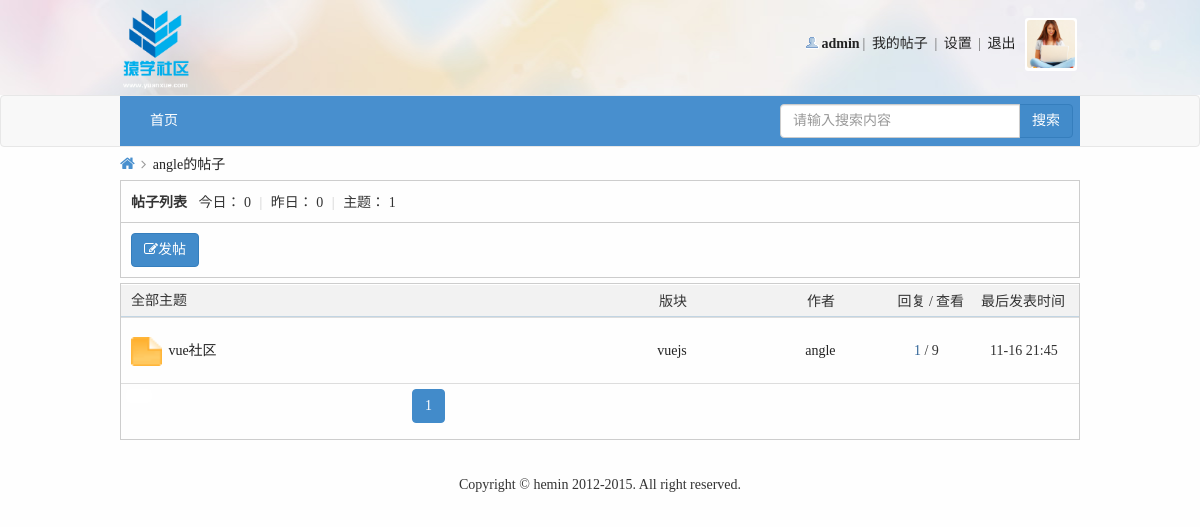
/userPost.php?uid=15 (signed in), run on an earlier commit of the app's database.
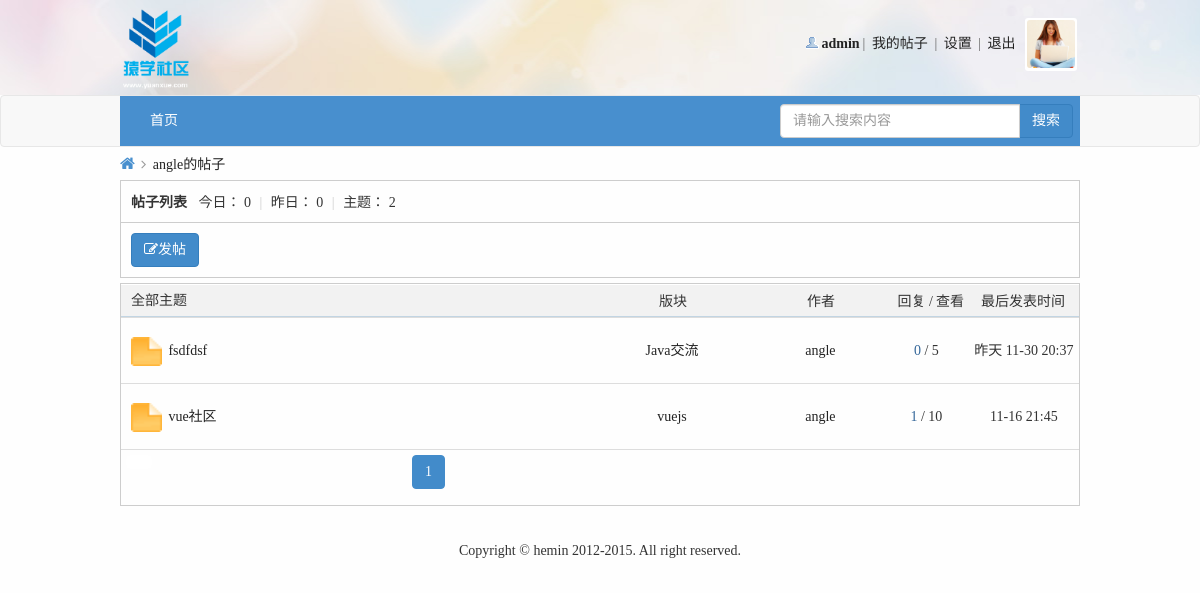
And on a later commit of the database.
### tables this page shows
CREATE TABLE IF NOT EXISTS `post` (
  `postId` int(11) NOT NULL AUTO_INCREMENT COMMENT '帖子id',
  `postTitle` varchar(200) NOT NULL COMMENT '帖子标题',
  `postContent` varchar(2000) NOT NULL COMMENT '帖子内容',
  `postTime` datetime NOT NULL COMMENT '发帖时间',
  `tsmoduleId` int(11) NOT NULL COMMENT '所属子版块的id',
  `times` int(11) NOT NULL COMMENT '浏览次数',
  `postuid` int(11) NOT NULL COMMENT '发帖人id',
  `isTop` int(11) NOT NULL DEFAULT '0' COMMENT '是否置顶',
  `isBoutique` int(11) NOT NULL DEFAULT '0' COMMENT '是否加精',
  `postStatus` int(11) NOT NULL DEFAULT '0' COMMENT '帖子是否需要验证状态，默认0无需验证',
  `updateTime` datetime NOT NULL COMMENT '当前条帖子有回复就更新',
  `isShield` int(11) NOT NULL DEFAULT '0' COMMENT '是否屏蔽',
  PRIMARY KEY (`postId`)
);

CREATE TABLE IF NOT EXISTS `sub_module` (
  `sid` int(20) NOT NULL AUTO_INCREMENT COMMENT '子版块id',
  `smoduleName` varchar(200) NOT NULL COMMENT '子版块名称',
  `smodulePic` varchar(200) NOT NULL COMMENT '子版块图片',
  `tParenModuleId` int(20) NOT NULL COMMENT '所属父版块id',
  `smoduleDesc` varchar(200) NOT NULL COMMENT '子版块描述',
  PRIMARY KEY (`sid`)
);

CREATE TABLE IF NOT EXISTS `user` (
  `id` int(20) NOT NULL AUTO_INCREMENT COMMENT '唯一标识符',
  `name` varchar(200) NOT NULL COMMENT '用户名称',
  `psw` varchar(200) NOT NULL COMMENT '用户密码',
  `sex` varchar(200) NOT NULL DEFAULT '未填写' COMMENT '用户性别',
  `email` varchar(200) NOT NULL COMMENT '邮箱地址',
  `qq` varchar(200) NOT NULL DEFAULT '未填写' COMMENT '用户qq',
  `photo` varchar(200) NOT NULL COMMENT '用户头像',
  `userType` int(11) NOT NULL DEFAULT '0' COMMENT '用户类型',
  `reallyName` varchar(200) NOT NULL DEFAULT '未填写' COMMENT '用户真实姓名',
  `birthday` varchar(200) NOT NULL DEFAULT '未填写' COMMENT '用户生日',
  `homeplace` varchar(200) NOT NULL DEFAULT '未填写' COMMENT '用户出生地',
  `bloodType` varchar(200) NOT NULL DEFAULT '未填写' COMMENT '用户血型',
  `fixedTel` varchar(200) NOT NULL DEFAULT '未填写' COMMENT '用户固定电话',
  `phone` varchar(200) NOT NULL DEFAULT '未填写' COMMENT '用户电话',
  `website` varchar(200) NOT NULL DEFAULT 'http://' COMMENT '用户主页',
  `school` varchar(200) NOT NULL DEFAULT '未填写' COMMENT '用户毕业学校',
  `degree` varchar(200) NOT NULL DEFAULT '未填写' COMMENT '用户学历',
  `company` varchar(200) NOT NULL DEFAULT '未填写' COMMENT '用户公司',
  `profession` varchar(200) NOT NULL DEFAULT '未填写' COMMENT '用户职业',
  `job` varchar(200) NOT NULL DEFAULT '未填写' COMMENT '用户职位',
  `income` varchar(200) NOT NULL DEFAULT '未填写' COMMENT '用户年收入',
  `registerTime` datetime NOT NULL COMMENT '注册时间',
  `lastLogin` datetime NOT NULL COMMENT '最后一次登录时间',
  `userStatus` int(11) NOT NULL DEFAULT '0' COMMENT '用户是否需要验证状态',
  `isForbid` int(11) NOT NULL DEFAULT '0' COMMENT '是否禁止',
  PRIMARY KEY (`id`)
);

### inc/mysql.func.php (called while the page is built, shortened)
<?php
    function execute($link, $sql){
        $result = mysqli_query($link, $sql);
        return $result;
    }
    function nums($link, $sql){
        return mysqli_num_rows(execute($link, $sql));
    }
    function fetch_array($result){
        return mysqli_fetch_assoc($result);
    }
?>

### inc/global.func.php (called while the page is built, shortened)
<?php
    function page($count,$page_size,$num_btn=10,$page='page'){
        $page_num_all=ceil($count/$page_size);
        $start=($_GET[$page]-1)*$page_size;
        $limit="limit {$start},{$page_size}";
        $current_url=$_SERVER['REQUEST_URI'];
        $arr_current=parse_url($current_url);
        $current_path=$arr_current['path'];
        $url='';
        if(isset($arr_current['query'])){
            parse_str($arr_current['query'],$arr_query);
            unset($arr_query[$page]);
            if(empty($arr_query)){
                $url="{$current_path}?{$page}=";
            }else{
                $other=http_build_query($arr_query);
                $url="{$current_path}?{$other}&{$page}=";
            }
        }else{
            $url="{$current_path}?{$page}=";
        }
        $html=array();
        if($num_btn>=$page_num_all){
            for($i=1;$i<=$page_num_all;$i++){
                if($_GET[$page]==$i){
                    $html[$i]="<li class='active'><a href='#'>{$i}</a></li>";
                }else{
                    $html[$i]="<li><a href='{$url}{$i}'>{$i}</a></li>";
                }
            }
        }
        $html=implode(' ',$html);
        $data=array(
            'limit'=>$limit,
            'html'=>$html,
            'totalPage'=>$page_num_all
        );
        return $data;
    }
    function tranTime($time) {
        $rtime = date("m-d H:i",$time);
        $htime = date("H:i",$time);
        $time = time() - $time;
        if ($time < 60) {
            $str = '刚刚';
        }
        elseif ($time < 60 * 60) {
            $min = floor($time/60);
            $str = $min.'分钟前';
        }
        elseif ($time < 60 * 60 * 24) {
            $h = floor($time/(60*60));
            $str = $h.'小时前 '.$htime;
        }
        elseif ($time < 60 * 60 * 24 * 3) {
            $d = floor($time/(60*60*24));
            if($d==1)
                $str = '昨天 '.$rtime;
            else
                $str = '前天 '.$rtime;
        }
        else {
            $str = $rtime;
        }
        return $str;
    }
?>

### userPost.php (the view, shortened to what the changed rows need)
<!DOCTYPE html>
<html lang="en">
<head>
    <link rel="stylesheet" href="font/css/font-awesome.min.css">
    <link rel="stylesheet" href="css/bootstrap/css/bootstrap.min.css">
    <link rel="stylesheet" href="css/common.css">
    <link rel="stylesheet" href="css/pModuleList.css">
    <link rel="stylesheet" href="css/myPost.css">
</head>
<?php
    $link = connect();
    $sql_user = "select * from user where id={$_GET['uid']}";
    $data_user = fetch_array(execute($link, $sql_user));
    $sql_post = "select * from post where postuid={$_GET['uid']}";
    $post_total = nums($link, $sql_post);
    $pagesize = 5;
    $page = page($post_total, $pagesize);
    $post = "select * from post where postuid={$_GET['uid']} ORDER BY postId DESC {$page['limit']}";
    $res_post = execute($link, $post);
    $sql_total_today = "select * from post where postuid={$_GET['uid']} and date_format(postTime,'%Y-%m-%d')=curdate()";
    $ptotal_today = nums($link, $sql_total_today);
    $sql_total_yesterday = "select * from post where postuid={$_GET['uid']} and date_format(postTime,'%Y-%m-%d')=DATE_SUB(curdate(),INTERVAL 1 DAY)";
    $ptotal_yesterday = nums($link, $sql_total_yesterday);
?>
<body>
<div class="container" style="width: 990px;">
    <div class="position">
        <div class="z">
            <a href="index.php" class="nvhm"><i class="fa fa-home"></i></a>
            <em><i class="fa fa-angle-right"></i></em>
            <a href="#"><?php echo $data_user['name'];?>的帖子</a>
        </div>
    </div>
    <div class="pm-wrap">
        <div class="pm">
            <strong>帖子列表</strong>
            <em>今日：</em>
            <em><?php echo $ptotal_today;?></em>
            <span class="pipe">|</span>
            <em>昨日：</em>
            <em><?php echo $ptotal_yesterday;?></em>
            <span class="pipe">|</span>
            <em>主题：</em>
            <em><?php echo $post_total;?></em>
        </div>
    </div>
    <div class="pm-sm">
        <div class="pm-sm-top" style="position: relative;">
            <h2>全部主题</h2>
        </div>
        <div class="pm-sm-list">
            <table class="table table-condensed table-hover" id="smtable">
                <?php
                if($post_total) {
                    while ($data_post = fetch_array($res_post)) {
                        $sql_sm = "select * from sub_module where sid={$data_post['tsmoduleId']}";
                        $data_sm = fetch_array(execute($link, $sql_sm));
                        $sql_rep = "select * from reply where tpostId={$data_post['postId']}";
                        $rep_total = nums($link, $sql_rep);
                        ?>
                        <tr>
                            <td class="td1">
                                <a href="#"><img src="img/folder_new.gif" width="31" height="29"></a>
                            </td>
                            <td class="td2"><a href="postShow.php?postId=<?php echo $data_post['postId'];?>&sid=<?php echo $data_sm['sid'];?>"><?php echo $data_post['postTitle'];?></a></td>
                            <td class="td5"><a href="sModuleList.php?sid=<?php echo $data_sm['sid'];?>"><?php echo $data_sm['smoduleName'];?></a></td>
                            <td class="td6"><a href="profile.php?uid=<?php echo $data_user['id'];?>"><?php echo $data_user['name'];?></a></td>
                            <td class="td3">
                                <span class="xi2" title="回复"><?php echo $rep_total; ?></span>
                                <span class="xi1" title="查看"> / <?php echo $data_post['times']; ?></span>
                            </td>
                            <td class="td7"><?php echo tranTime(strtotime($data_post['postTime']));?></td>
                        </tr>
                    <?php }
                }else{
                    echo "<tr><td colspan='4' style='padding-left: 15px;'>暂无帖子...</td></tr>";
                }
                ?>
            </table>
        </div>
    </div>
</div>
</body>
</html>

What changed in the data, as far as the page shows it:
added post: postTitle "fsdfdsf", sub_module.smoduleName "Java交流", $data_user['name'] "angle", rep_total "0", times "5", postTime "昨天 11-30 20:37"
changed post "vue社区": times "9" → "10"
Also different on the page:
$post_total: "1" → "2"
